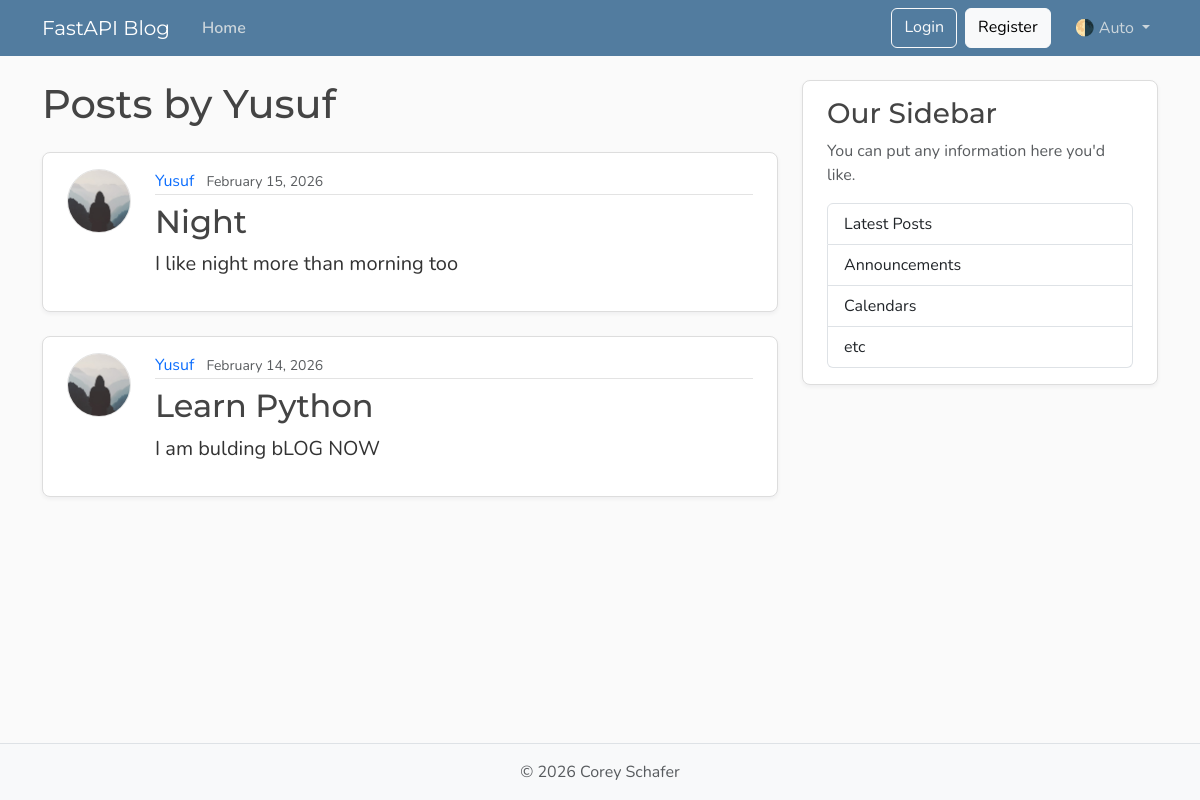
Before: /users/1/posts with the older database file.
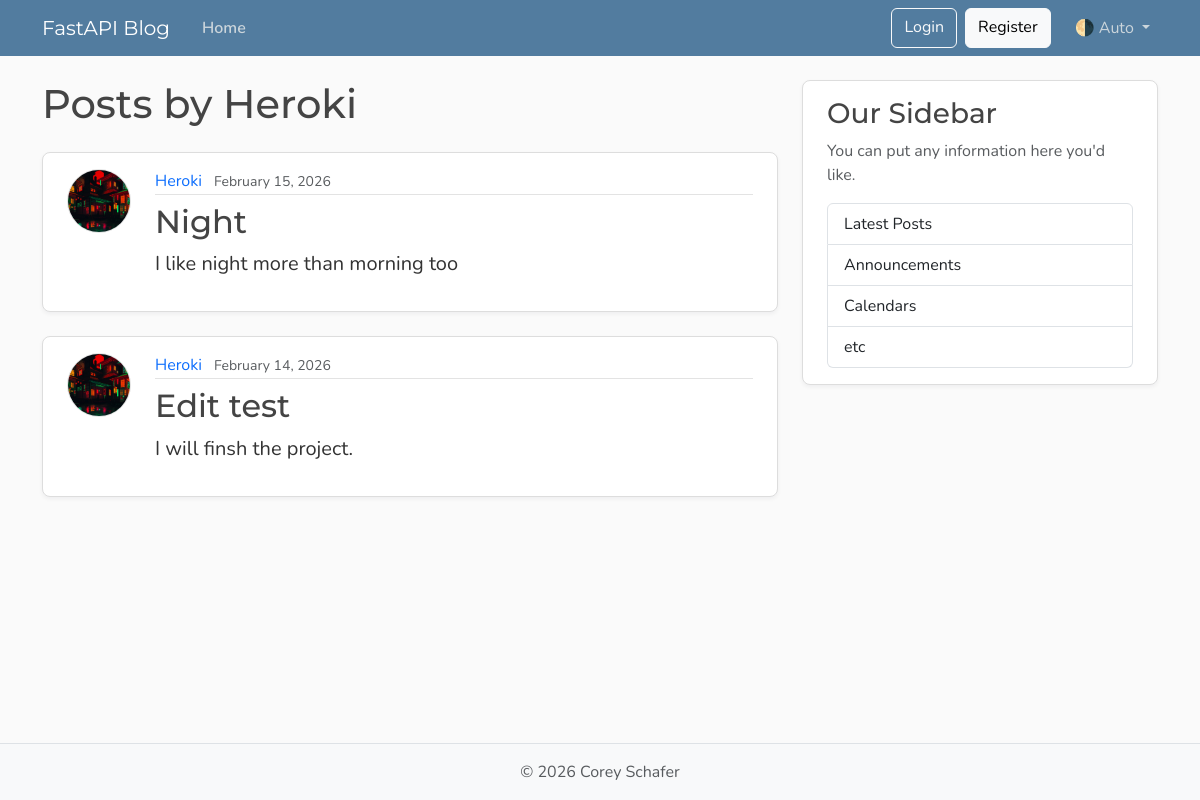
After: the same page with the newer database file.
### models.py (models this page shows, shortened)
class User(Base):
    __tablename__ = "users"
    id: Mapped[int] = mapped_column(Integer, primary_key=True, index=True)
    username: Mapped[str] = mapped_column(String(50), unique=True, nullable=False)
    email: Mapped[str] = mapped_column(String(120), unique=True, nullable=False)
    image_file: Mapped[str | None] = mapped_column(
        String(200),
        nullable=True,
        default=None,
    )
    posts: Mapped[list[Post]] = relationship(back_populates="author", cascade="all, delete-orphan")

class Post(Base):
    __tablename__ = "posts"
    id: Mapped[int] = mapped_column(Integer, primary_key=True, index=True)
    title: Mapped[str] = mapped_column(String(100), nullable=False)
    content: Mapped[str] = mapped_column(Text, nullable=False)
    user_id: Mapped[int] = mapped_column(
        ForeignKey("users.id"),
        nullable=False,
        index=True,
    )
    date_posted: Mapped[datetime] = mapped_column(
        DateTime(timezone=True),
        default=lambda: datetime.now(UTC),
    )
    author: Mapped[User] = relationship(back_populates="posts")

### main.py (the view)
@app.get("/users/{user_id}/posts", include_in_schema=False, name="user_posts")
def user_posts_page(
    request: Request, user_id: int, db: Annotated[Session, Depends(get_db)]
):
    result = db.execute(select(models.User).where(models.User.id == user_id))
    user = result.scalars().first()
    if not user:
        raise HTTPException(
            status_code=status.HTTP_404_NOT_FOUND,
            detail="User not found",
        )
    result = db.execute(
        select(models.Post)
        .where(models.Post.user_id == user_id)
        .order_by(models.Post.date_posted.desc())
    )
    posts = result.scalars().all()
    return templates.TemplateResponse(
        request,
        "user_posts.html",
        {"posts": posts, "user": user, "title": f"{user.username}'s Posts"},
    )

### templates/user_posts.html
{% extends "layout.html" %}
{% block content %}
  <h1 class="mb-4">Posts by {{ user.username }}</h1>
  {% for post in posts %}
    <article class="content-section py-3 px-4 mb-4">
      <div class="d-flex align-items-start gap-4">
        <img class="rounded-circle article-img flex-shrink-0"
             src="{{ post.author.image_url }}"
             alt="{{ post.author.username }}'s profile picture"
             width="64"
             height="64"
             loading="lazy">
        <div class="flex-grow-1">
          <div class="article-metadata mb-2">
            <a class="me-2"
               href="{{ url_for('user_posts', user_id=post.author.id) }}">{{ post.author.username }}</a>
            <small class="text-body-secondary">{{ post.date_posted.strftime("%B %d, %Y") }}</small>
          </div>
          <h2>
            <a class="article-title"
               href="{{ url_for('post_page', post_id=post.id) }}">{{ post.title }}</a>
          </h2>
          <p class="article-content">{{ post.content }}</p>
        </div>
      </div>
    </article>
  {% else %}
    <p class="text-body-secondary">No posts by this user yet.</p>
  {% endfor %}
{% endblock content %}

### templates/layout.html (shortened to what this page needs)
<!DOCTYPE html>
<html lang="en">
  <head>
    <link href="https://cdn.jsdelivr.net/npm/bootstrap@5.3.8/dist/css/bootstrap.min.css"
          rel="stylesheet"
>
    <link rel="stylesheet"
          type="text/css"
          href="{{ url_for("static", path='css/main.css') }}">
  </head>
  <body class="d-flex flex-column min-vh-100">
    <header class="site-header">
      <nav class="navbar navbar-expand-md bg-steel fixed-top"
           data-bs-theme="dark">
        <div class="container">
          <a class="navbar-brand me-4" href="{{ url_for('home')}}">FastAPI Blog</a>
          <div class="collapse navbar-collapse" id="navbarToggle">
            <div class="navbar-nav me-auto">
              <a class="nav-link active"
                 aria-current="page"
                 href="{{ url_for("home") }}">Home</a>
            </div>
            <div class="navbar-nav">
              <a class="btn btn-outline-light mb-2 mb-md-0 me-md-2" href="#">Login</a>
              <a class="btn btn-light mb-2 mb-md-0 me-md-3" href="#">Register</a>
              <div class="nav-item dropdown">
                <a class="nav-link dropdown-toggle"
                   href="#"
                   role="button"
                   id="bd-theme"
                   data-bs-toggle="dropdown"
                   aria-expanded="false">
                  <span id="bd-theme-text">🌗 Auto</span>
                </a>
              </div>
            </div>
          </div>
        </div>
      </nav>
    </header>
    <main role="main" class="container">
      <div class="row">
        <div class="col-md-8">
          {% block content %}
          {% endblock content %}
        </div>
        <aside class="col-md-4">
          <div class="content-section py-3 px-4 mb-4">
            <h3>Our Sidebar</h3>
            <p class="text-body-secondary">You can put any information here you'd like.</p>
            <ul class="list-group">
              <li class="list-group-item">Latest Posts</li>
              <li class="list-group-item">Announcements</li>
              <li class="list-group-item">Calendars</li>
              <li class="list-group-item">etc</li>
            </ul>
          </div>
        </aside>
      </div>
    </main>
    <footer class="mt-auto py-3 bg-body-tertiary border-top">
      <div class="container text-center">
        <p class="text-body-secondary mb-0">
          © <span id="year"></span> Corey Schafer
        </p>
      </div>
    </footer>
  </body>
</html>

### static/css/main.css (style rules this page uses)
:root { --font-heading: "Montserrat", system-ui, -apple-system, BlinkMacSystemFont, sans-serif; --font-body: "Nunito", system-ui, -apple-system, BlinkMacSystemFont, sans-serif; --color-bg-body: #fafafa; --color-bg-content: #ffffff; --color-text-primary: #333333; --color-text-heading: #444444; --color-steel: #527c9f; --color-nav-link: #cbd5db; --color-nav-link-hover: #ffffff; --color-link-hover: #428bca; --color-border: #dddddd; --color-border-light: #e3e3e3; --spacing-xl: 5rem; --article-img-size: 4rem; --account-img-size: 7.813rem; }
body { font-family: var(--font-body); background: var(--color-bg-body); color: var(--color-text-primary); }
main { padding-top: var(--spacing-xl); }
h1, h2, h3, h4, h5, h6 { font-family: var(--font-heading); color: var(--color-text-heading); }
.navbar-brand { font-family: var(--font-heading); }
a { text-decoration: none; }
.bg-steel { background-color: var(--color-steel); }
.site-header .navbar-nav .nav-link { color: var(--color-nav-link); transition: color 0.2s ease-in-out; }
.site-header .navbar-nav .nav-link.active { font-weight: 600; }
.content-section { background: var(--color-bg-content); border: 1px solid var(--color-border); border-radius: 0.5rem; box-shadow: 0 2px 4px rgba(15, 23, 42, 0.05); transition: box-shadow 0.15s ease, transform 0.15s ease, border-color 0.15s ease; }
.article-title { color: var(--color-text-heading); transition: color 0.2s ease-in-out; }
.article-content { white-space: pre-line; font-size: 1.25rem; }
.article-img { height: var(--article-img-size); width: var(--article-img-size); flex-shrink: 0; object-fit: cover; border: 1px solid var(--color-border-light); box-shadow: 0 0 0 2px var(--color-bg-content); }
.article-metadata { padding-bottom: 0.063rem; border-bottom: 1px solid var(--color-border-light); }
.article-metadata a { transition: color 0.2s ease-in-out; }
[data-bs-theme="dark"] { --color-bg-body: #1a1a1a; --color-bg-content: #2d2d2d; --color-text-primary: #e0e0e0; --color-text-heading: #f0f0f0; --color-border: #404040; --color-border-light: #4a4a4a; }

Changed rows visible on the page:
changed User: username "Yusuf" → "Heroki"
changed through a linked row, Post "Night": author.image_url: picture added in place of a placeholder; author.username "Yusuf" → "Heroki"
changed Post: author.image_url: picture added in place of a placeholder; author.username "Yusuf" → "Heroki"; title "Learn Python" → "Edit test"; content "I am bulding bLOG NOW" → "I will finsh the project."
